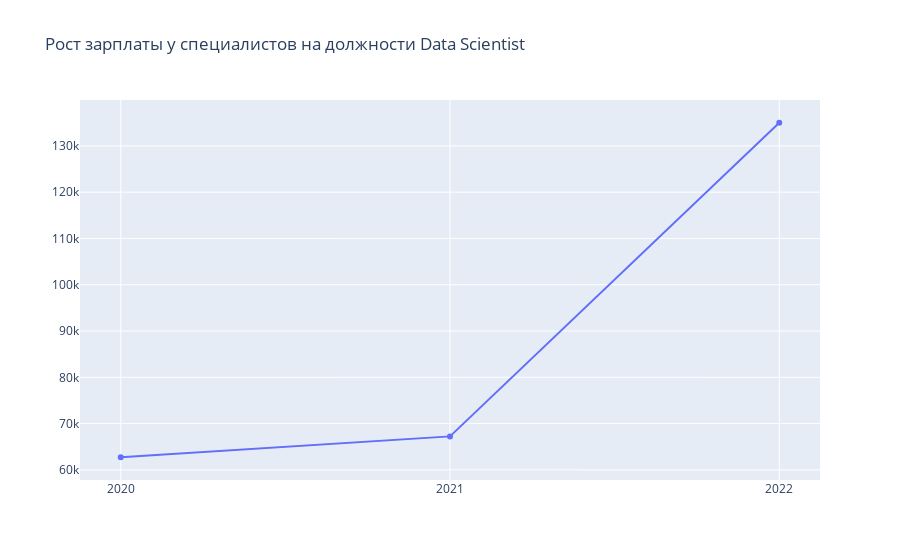

The code cell stored with this chart in its notebook:
### Markdown cell above
### Наблюдается ли ежегодный рост зарплат у специалистов Data Scientist

### Code cell
mask = (df['job_title'] == 'Data Scientist')

data = df[mask].groupby('work_year').median('salary_in_usd')['salary_in_usd']

x = data.index
y = data.values

trace = go.Scatter(x = x, y = y, mode='lines+markers')
layout = go.Layout(title = 'Рост зарплаты у специалистов на должности Data Scientist')
plot = go.Figure(data=[trace], layout = layout)
plot.update_xaxes(tickmode = 'array', tickvals = x, ticktext = x)

render_plot.render(plot, file = f"images/ds_salary_grow.png", width = 1000, height = 500, type = current_render_type)

### Figure 1 — Plotly figure (JSON) as saved in the notebook; plotly's stock layout.template omitted (floating-point values rounded to 4 significant figures)
{"data": [{"mode": "lines+markers", "type": "scatter", "x": [2020, 2021, 2022], "y": [62726, 67230.0, 135000]}], "layout": {"title": {"text": "Рост зарплаты у специалистов на должности Data Scientist"}, "xaxis": {"tickmode": "array", "ticktext": [2020, 2021, 2022], "tickvals": [2020, 2021, 2022]}}}
